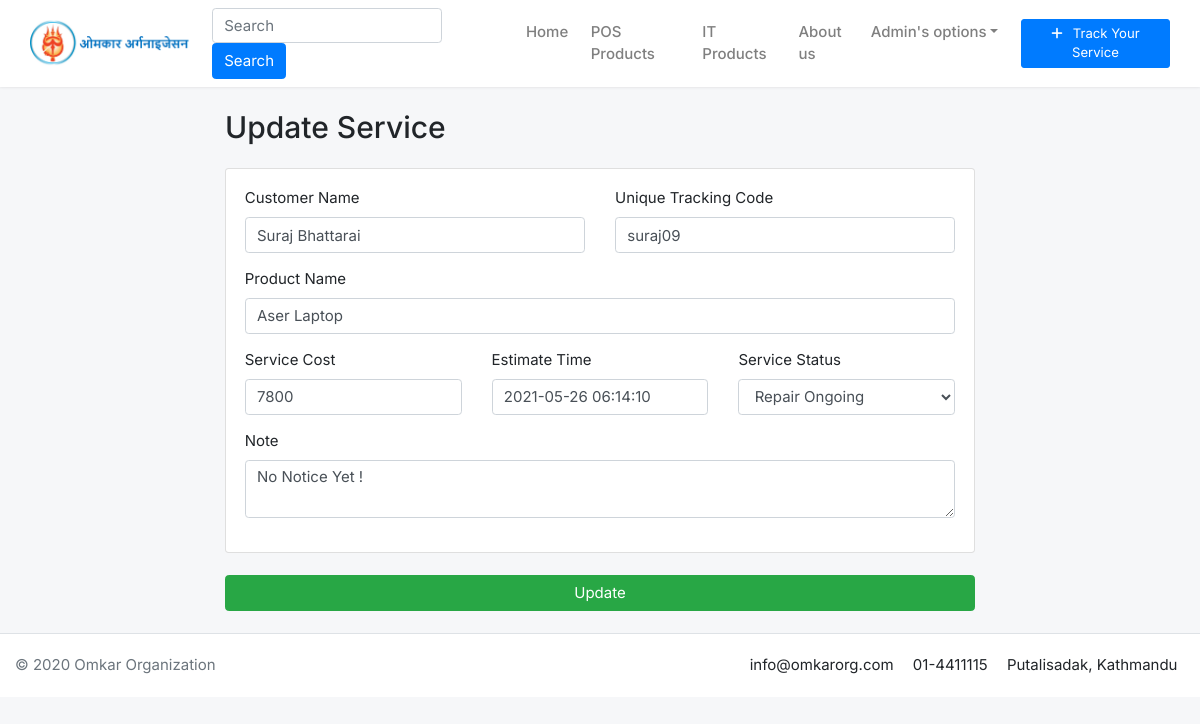
/service/edit/suraj09/ (signed in), run on the app's committed database.
### core/models.py (models this page shows, shortened)
class Service(models.Model):
    customer_name = models.CharField(max_length=200)
    tracking_code = models.CharField(max_length=200)
    product_name = models.CharField(max_length=500)
    price  = models.BigIntegerField(default='')
    estimate_time = models.DateTimeField()
    slug   = models.SlugField(unique=True, blank=True)
    status = models.CharField(choices=STATUS, max_length=128, default='')
    note = models.CharField(max_length=500)
    published = models.DateTimeField(auto_now_add=True)
    updated_at = models.DateTimeField(auto_now=True)

### core/views.py (the view)
# urls.py: path("service/edit/<slug>/", views.ServiceUpdateView.as_view(), name="update-service"),
class ServiceUpdateView(LoginRequiredMixin, UpdateView):
    form_class = ServiceForm
    model = Service
    template_name = "update-service.html"
    success_url = reverse_lazy('addservice')

### core/forms.py
class ServiceForm(ModelForm):
    class Meta():
        model = Service
        fields = ('price', 'customer_name', 'tracking_code','estimate_time',
                  'status', 'note','product_name')
        widgets = {
            'price': NumberInput(
                attrs={'class': 'form-control'}),
            'customer_name': TextInput(
                attrs={'class': 'form-control'}),
            'status': Select(
                attrs={'class': 'select2 form-control'}),
            'tracking_code': TextInput(
                attrs={'class': 'form-control'}),
            'note': Textarea(
                attrs={'class': 'form-control', 'rows':'2'}),
            'product_name': TextInput(
                attrs={'class': 'form-control'}),
            'estimate_time': DateTimeInput(format='%Y-%m-%d %H:%M:%S',attrs={'class': 'datetimefield form-control' ,'type':'datetime','placeholder': 'Pick a date'})
        }

### templates/update-service.html (shortened to what this page needs)
{% extends "base.html" %}
{% load static %}
{% block content %}
<div class="row justify-content-center container mx-auto">
	<div class='col-md-8'>
		<h2 class="title-page my-4">Update Service</h2>
		<form method="POST" enctype="multipart/form-data">
			<div class="card">
				<div class="card-body">
					<div class="row">
						<div class="col-6">
							<div class="form-group">
								<label for="username">Customer Name</label>
								{{form.customer_name}}
							</div>
						</div>
						<div class="col-6">
							<div class="form-group">
								<label for="username">Unique Tracking Code</label>
								{{form.tracking_code}}
							</div>
						</div>
					</div>
					<div class="form-group">
						<label>Product Name</label>
						{{form.product_name}}
					</div>
					<div class="row">
						<div class="col-md-4">
							<div class="form-group">
								<label for="username">Service Cost</label>
								{{form.price}}
							</div>
						</div>
						<div class="col-md-4">
							<div class="form-group">
								<label>Estimate Time</label>
								{{form.estimate_time}}
							</div>
						</div>
						<div class="col-md-4">
							<div class="form-group">
								<label>Service Status</label>
								{{form.status}}
							</div>
						</div>
					</div>
					<div class="form-group">
						<label>Note</label>
						{{form.note}}
					</div>
				</div>
			</div>
			<button class="btn btn-success btn-block my-4" type="summit">Update</button>
		</form>
	</div>
</div>
<link rel="stylesheet" href="https://cdn.jsdelivr.net/npm/flatpickr/dist/flatpickr.min.css">
{% endblock %}

### omkarorg/static/css/ui.css (style rules this page uses)
html { font-family: 'Inter', sans-serif !important; font-size: 15px }
.container { max-width: 1250px !important; }
article:after, .form-group:after { display: block; clear: both; content: "" }
.title-page { color: #212529 }
body { font-family: 'Inter', sans-serif !important; background-color: #f6f7f9 !important; }

### data on the page
Service: customer_name "Suraj Bhattarai", tracking_code "suraj09", product_name "Aser Laptop", price "7800", estimate_time "2021-05-26 06:14:10", status "Repair Ongoing", note "No Notice Yet !"
